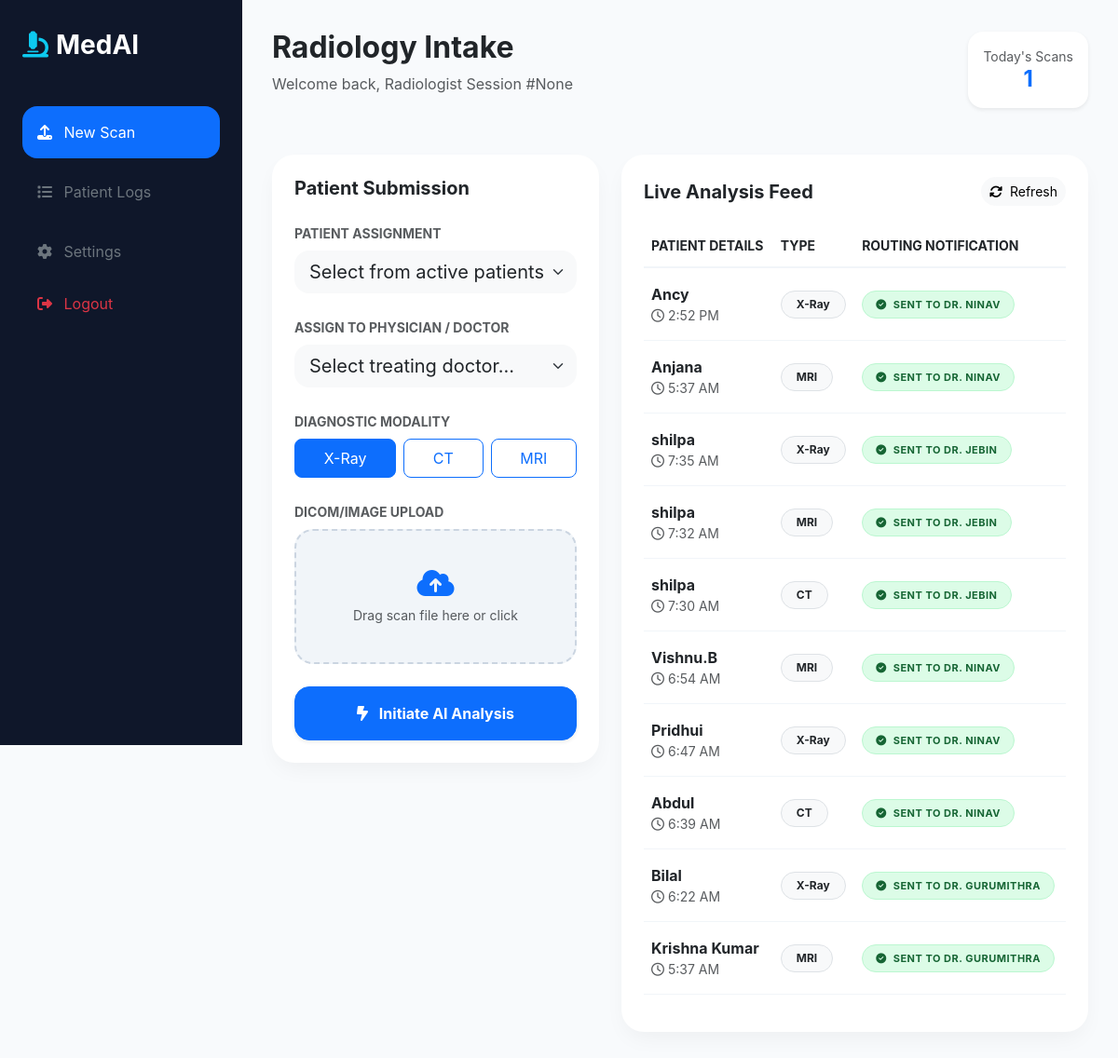
The page /radiologist_dashboard/ on the database its author committed.
### analyzer/models.py (models this page shows, shortened)
class PatientScan(models.Model):
    patient_name = models.CharField(max_length=100)
    image = models.ImageField(upload_to='scans/')
    modality = models.CharField(max_length=20) # X-Ray, MRI, etc.
    prediction = models.CharField(max_length=255, blank=True)
    confidence = models.FloatField(null=True, blank=True)
    heatmap_image = models.ImageField(upload_to='heatmaps/', blank=True, null=True)
    uploaded_by = models.ForeignKey(User, on_delete=models.CASCADE, related_name='radiology_uploads')
    assigned_doctor = models.ForeignKey(User, on_delete=models.SET_NULL, null=True, related_name='doctor_reviews')
    is_submitted = models.BooleanField(default=False) # True when Radiologist clicks "Submit"
    doctor_notes = models.TextField(blank=True)
    created_at = models.DateTimeField(auto_now_add=True)

### analyzer/views.py (the view)
# urls.py: path('radiologist_dashboard/',views.radiologist_dashboard,name='radiologist_dashboard'),
def radiologist_dashboard(request):
    patients = Patient.objects.all()
    doctor_list = User.objects.filter(is_active=True).exclude(
        username__in=['Radio_MedAI', 'shilpasnair', 'shilpasankaran']
    )
    recent_uploads = PatientScan.objects.all().order_by('-created_at')[:10]
    today_start = timezone.now().replace(hour=0, minute=0, second=0, microsecond=0)
    todays_scans_count = PatientScan.objects.filter(created_at__gte=today_start).count()
    context = {
        'patients': patients,
        'doctors': doctor_list,
        'recent_uploads': recent_uploads,
        'todays_count': todays_scans_count, # Use this new explicit variable!
    }
    return render(request, 'analyzer/Radiologist/Radiologist_dashboard.html', context)

### analyzer/templates/analyzer/Radiologist/Radiologist_dashboard.html (shortened to what this page needs)
<!DOCTYPE html>
<html lang="en">
<head>
    <link href="https://cdn.jsdelivr.net/npm/bootstrap@5.3.0/dist/css/bootstrap.min.css" rel="stylesheet">
    <link rel="stylesheet" href="https://cdnjs.cloudflare.com/ajax/libs/font-awesome/6.4.0/css/all.min.css">
</head>
<body>
    <aside class="sidebar">
        <h3 class="fw-bold mb-5"><i class="fa-solid fa-microscope me-2 text-info"></i>MedAI</h3>
        <nav class="nav flex-column gap-2">
            <a href="#" class="nav-link text-white bg-primary rounded-4 p-3"><i class="fa-solid fa-upload me-2"></i> New Scan</a>
            <a href="#" class="nav-link text-secondary p-3"><i class="fa-solid fa-list me-2"></i> Patient Logs</a>
            <a href="#" class="nav-link text-secondary p-3"><i class="fa-solid fa-gear me-2"></i> Settings</a>
            <a href="{% url 'home' %}" class="nav-link text-danger"><i class="fa-solid fa-right-from-bracket me-2"></i> Logout</a>
        </nav>
    </aside>
    <div class="main-wrapper">
        <div class="d-flex justify-content-between align-items-center mb-5">
            <div>
                <h2 class="fw-bold text-dark">Radiology Intake</h2>
                <p class="text-muted">Welcome back, Radiologist Session #{{ user.id }}</p>
            </div>
            <div class="d-flex gap-3">
                <div class="bg-white p-3 rounded-4 shadow-sm text-center" style="min-width: 120px;">
                    <div class="small text-muted">Today's Scans</div>
                    <div class="h4 fw-bold mb-0 text-primary">{{ todays_count }}</div>
                </div>
            </div>
        </div>
        <div class="row g-4">
            <div class="col-lg-5">
                <div class="action-card p-4">
                    <h5 class="fw-bold mb-4">Patient Submission</h5>
                    <form action="{% url 'process_analysis' %}" method="POST" enctype="multipart/form-data">
                        <div class="mb-4">
                            <label class="form-label small fw-bold text-muted text-uppercase">Patient Assignment</label>
                            <select name="patient_id" id="patient-select" class="form-select form-select-lg border-0 bg-light rounded-4" required>
                                <option value="" disabled selected>Select from active patients...</option>
                            </select>
                        </div>
                        <div class="mb-4">
                            <label class="form-label small fw-bold text-muted text-uppercase">Assign to Physician / Doctor</label>
                            <select name="doctor_id" id="doctor-select" class="form-select form-select-lg border-0 bg-light rounded-4" required>
                                <option value="" disabled selected>Select treating doctor...</option>
                            </select>
                        </div>
                        <div class="mb-4">
                            <label class="form-label small fw-bold text-muted text-uppercase">Diagnostic Modality</label>
                            <div class="d-flex gap-2">
                                <label class="btn btn-outline-primary flex-grow-1 rounded-3 py-2" for="xray">X-Ray</label>
                                <label class="btn btn-outline-primary flex-grow-1 rounded-3 py-2" for="ct">CT</label>
                                <label class="btn btn-outline-primary flex-grow-1 rounded-3 py-2" for="mri">MRI</label>
                            </div>
                        </div>
                        <div class="mb-4">
                            <label class="form-label small fw-bold text-muted text-uppercase">DICOM/Image Upload</label>
                            <div class="upload-zone" id="dropzone" onclick="document.getElementById('imageInput').click()">
                                <i class="fa-solid fa-cloud-arrow-up fs-2 text-primary mb-2"></i>
                                <p class="small text-muted mb-0" id="uploadText">Drag scan file here or click</p>
                            </div>
                        </div>
                        <button type="submit" class="btn btn-primary w-100 py-3 rounded-4 fw-bold shadow-sm">
                            <i class="fa-solid fa-bolt-lightning me-2"></i> Initiate AI Analysis
                        </button>
                    </form>
                </div>
            </div>
            <div class="col-lg-7">
                <div class="action-card p-4 h-100">
                    <div class="d-flex justify-content-between align-items-center mb-4">
                        <h5 class="fw-bold mb-0">Live Analysis Feed</h5>
                        <button class="btn btn-sm btn-light rounded-pill" onclick="window.location.reload();">
                            <i class="fa-solid fa-rotate me-1"></i> Refresh
                        </button>
                    </div>
                    <div class="table-responsive">
                        <table class="table align-middle">
                            <thead class="text-muted small text-uppercase" style="border-bottom: 2px solid #f1f5f9;">
                                <tr>
                                    <th style="padding-bottom: 12px;">Patient Details</th>
                                    <th style="padding-bottom: 12px;">Type</th>
                                    <th style="padding-bottom: 12px;">Routing Notification</th>
                                </tr>
                            </thead>
                            <tbody>
                                {% for scan in recent_uploads %}
                                <tr style="border-bottom: 1px solid #f1f5f9;">
                                    <td class="py-3">
                                        <div class="fw-bold text-dark">{{ scan.patient_name }}</div>
                                        <div class="text-muted small"><i class="fa-regular fa-clock me-1"></i>{{ scan.created_at|date:"g:i A" }}</div>
                                    </td>
                                    <td class="py-3">
                                        <span class="badge bg-light text-dark border rounded-pill px-3 py-2">{{ scan.modality }}</span>
                                    </td>
                                    <td class="py-3">
                                        {% if scan.assigned_doctor %}
                                            <span class="status-pill status-sent">
                                                <i class="fa-solid fa-circle-check me-1"></i> Sent to Dr. {{ scan.assigned_doctor.last_name|default:scan.assigned_doctor.username }}
                                            </span>
                                        {% else %}
                                            <span class="status-pill status-routing">
                                                <i class="fa-solid fa-paper-plane me-1"></i> Routed to Hub
                                            </span>
                                        {% endif %}
                                    </td>
                                </tr>
                                {% endfor %}
                            </tbody>
                        </table>
                    </div>
                </div>
            </div>
        </div>
    </div>
</body>
</html>

### analyzer/templates/analyzer/Radiologist/Radiologist_dashboard.html (style rules this page uses)
:root { --medical-blue: #0ea5e9; --dark-slate: #0f172a; --glass-bg: rgba(255, 255, 255, 0.9); }
body { background: #f8fafc; font-family: 'Inter', sans-serif; }
.sidebar { width: 260px; background: var(--dark-slate); height: 100vh; position: fixed; padding: 2rem 1.5rem; color: white; }
.main-wrapper { margin-left: 260px; padding: 2rem; }
.action-card { background: white; border-radius: 24px; border: none; box-shadow: 0 10px 25px -5px rgba(0,0,0,0.05); transition: transform 0.3s ease; }
.upload-zone { border: 2px dashed #cbd5e1; border-radius: 20px; padding: 40px; text-align: center; background: #f1f5f9; transition: all 0.3s; cursor: pointer; }
.status-pill { padding: 6px 14px; border-radius: 50px; font-size: 11px; font-weight: 700; text-transform: uppercase; letter-spacing: 0.5px; display: inline-block; }
.status-sent { background: #dcfce7; color: #166534; border: 1px solid #bbf7d0; }

### rows shown on the page
PatientScan: patient_name "Ancy", created_at "2:52 PM", modality "X-Ray", assigned_doctor.last_name "NINAV"
PatientScan: patient_name "Anjana", created_at "5:37 AM", modality "MRI", assigned_doctor.last_name "NINAV"
PatientScan: patient_name "shilpa", created_at "7:35 AM", modality "X-Ray", assigned_doctor.last_name "JEBIN"
PatientScan: patient_name "shilpa", created_at "7:32 AM", modality "MRI", assigned_doctor.last_name "JEBIN"
PatientScan: patient_name "shilpa", created_at "7:30 AM", modality "CT", assigned_doctor.last_name "JEBIN"
PatientScan: patient_name "Vishnu.B", created_at "6:54 AM", modality "MRI", assigned_doctor.last_name "NINAV"
PatientScan: patient_name "Pridhui", created_at "6:47 AM", modality "X-Ray", assigned_doctor.last_name "NINAV"
PatientScan: patient_name "Abdul", created_at "6:39 AM", modality "CT", assigned_doctor.last_name "NINAV"
PatientScan: patient_name "Bilal", created_at "6:22 AM", modality "X-Ray", assigned_doctor.last_name "GURUMITHRA"
PatientScan: patient_name "Krishna Kumar", created_at "5:37 AM", modality "MRI", assigned_doctor.last_name "GURUMITHRA"

### other values the page prints
{{ user.id }} "None"
{{ todays_count }} "1"
